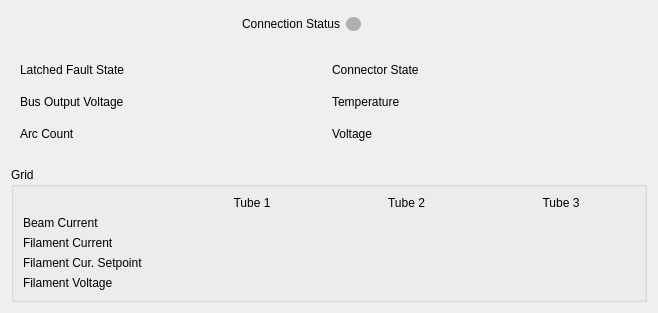
     <widget class="QWidget" name="hvps3">
      <property name="styleSheet">
       <string notr="true">font: 75  bold 9pt &quot;Sans Serif&quot;;
</string>
      </property>
      <attribute name="title">
       <string>HVPS 3</string>
      </attribute>
      <layout class="QGridLayout" name="gridLayout_12">
       <item row="0" column="1">
        <widget class="QLabel" name="label_25">
         <property name="maximumSize">
          <size>
           <width>500</width>
           <height>30</height>
          </size>
         </property>
         <property name="styleSheet">
          <string notr="true">font: 75 bold 9pt &quot;Sans Serif&quot;;</string>
         </property>
         <property name="text">
          <string>Connection Status</string>
         </property>
         <property name="textFormat">
          <enum>Qt::RichText</enum>
         </property>
         <property name="alignment">
          <set>Qt::AlignRight|Qt::AlignTrailing|Qt::AlignVCenter</set>
         </property>
        </widget>
       </item>
       <item row="2" column="0" colspan="4">
        <widget class="QWidget" name="widget_4" native="true">
         <layout class="QGridLayout" name="gridLayout_10">
          <item row="1" column="0">
           <widget class="QLabel" name="label_bus_voltage_3">
            <property name="styleSheet">
             <string notr="true">font: 9pt &quot;Sans Serif&quot;;</string>
            </property>
            <property name="text">
             <string>Bus Output Voltage</string>
            </property>
           </widget>
          </item>
          <item row="0" column="0">
           <widget class="QLabel" name="label_fault_state_3">
            <property name="styleSheet">
             <string notr="true">font: 9pt &quot;Sans Serif&quot;;</string>
            </property>
            <property name="text">
             <string>Latched Fault State</string>
            </property>
           </widget>
          </item>
          <item row="2" column="0">
           <widget class="QLabel" name="label_arc_3">
            <property name="styleSheet">
             <string notr="true">font: 9pt &quot;Sans Serif&quot;;</string>
            </property>
            <property name="text">
             <string>Arc Count</string>
            </property>
           </widget>
          </item>
          <item row="0" column="3">
           <widget class="QLabel" name="hvps3_connector_state">
            <property name="styleSheet">
             <string notr="true">font: 75 bold 9pt &quot;Sans Serif&quot;;
margin-top: 6px;
margin-bottom: 6px;
border-radius:3px;
min-height: 10px;
min-width: 15px;</string>
            </property>
            <property name="text">
             <string/>
            </property>
            <property name="alignment">
             <set>Qt::AlignCenter</set>
            </property>
           </widget>
          </item>
          <item row="1" column="3">
           <widget class="QLabel" name="hvps3_temp">
            <property name="styleSheet">
             <string notr="true">font: 75 bold 9pt &quot;Sans Serif&quot;;
margin-top: 6px;
margin-bottom: 6px;
border-radius:3px;
min-height: 10px;
min-width: 15px;</string>
            </property>
            <property name="text">
             <string/>
            </property>
            <property name="alignment">
             <set>Qt::AlignCenter</set>
            </property>
           </widget>
          </item>
          <item row="2" column="3">
           <widget class="QLabel" name="hvps3_voltage">
            <property name="styleSheet">
             <string notr="true">font: 75 bold 9pt &quot;Sans Serif&quot;;
margin-top: 6px;
margin-bottom: 6px;
border-radius:3px;
min-height: 10px;
min-width: 15px;</string>
            </property>
            <property name="text">
             <string/>
            </property>
            <property name="alignment">
             <set>Qt::AlignCenter</set>
            </property>
           </widget>
          </item>
          <item row="2" column="2">
           <widget class="QLabel" name="label_voltage_3">
            <property name="styleSheet">
             <string notr="true">font: 9pt &quot;Sans Serif&quot;;</string>
            </property>
            <property name="text">
             <string>Voltage</string>
            </property>
           </widget>
          </item>
          <item row="1" column="2">
           <widget class="QLabel" name="label_temp_3">
            <property name="styleSheet">
             <string notr="true">font: 9pt &quot;Sans Serif&quot;;</string>
            </property>
            <property name="text">
             <string>Temperature</string>
            </property>
           </widget>
          </item>
          <item row="0" column="2">
           <widget class="QLabel" name="label_connector_state_3">
            <property name="styleSheet">
             <string notr="true">font: 9pt &quot;Sans Serif&quot;;</string>
            </property>
            <property name="text">
             <string>Connector State</string>
            </property>
           </widget>
          </item>
          <item row="2" column="1">
           <widget class="QLabel" name="hvps3_arc_count">
            <property name="styleSheet">
             <string notr="true">font: 75 bold 9pt &quot;Sans Serif&quot;;
margin-top: 6px;
margin-bottom: 6px;
border-radius:3px;
min-height: 10px;
min-width: 15px;</string>
            </property>
            <property name="text">
             <string/>
            </property>
            <property name="alignment">
             <set>Qt::AlignCenter</set>
            </property>
           </widget>
          </item>
          <item row="1" column="1">
           <widget class="QLabel" name="hvps3_bus">
            <property name="styleSheet">
             <string notr="true">font: 75 bold 9pt &quot;Sans Serif&quot;;
margin-top: 6px;
margin-bottom: 6px;
border-radius:3px;
min-height: 10px;
min-width: 15px;</string>
            </property>
            <property name="text">
             <string/>
            </property>
            <property name="alignment">
             <set>Qt::AlignCenter</set>
            </property>
           </widget>
          </item>
          <item row="0" column="1">
           <widget class="QLabel" name="hvps3_fault_state">
            <property name="styleSheet">
             <string notr="true">font: 75 bold 9pt &quot;Sans Serif&quot;;
margin-top: 6px;
margin-bottom: 6px;
border-radius:3px;
min-height: 10px;
min-width: 15px;</string>
            </property>
            <property name="text">
             <string/>
            </property>
            <property name="alignment">
             <set>Qt::AlignCenter</set>
            </property>
           </widget>
          </item>
         </layout>
        </widget>
       </item>
       <item row="4" column="0" colspan="4">
        <widget class="QGroupBox" name="groupBox_3">
         <property name="styleSheet">
          <string notr="true">font: 75 bold 9pt &quot;Sans Serif&quot;;</string>
         </property>
         <property name="title">
          <string>Grid</string>
         </property>
         <layout class="QGridLayout" name="gridLayout_11">
          <item row="0" column="0">
           <widget class="QLabel" name="label_space_3">
            <property name="text">
             <string/>
            </property>
           </widget>
          </item>
          <item row="4" column="1">
           <widget class="QLabel" name="hvps3_tube1_fil_cur_set">
            <property name="styleSheet">
             <string notr="true">font: 75 bold 9pt &quot;Sans Serif&quot;;
border-radius:3px;
min-height: 10px;
min-width: 15px;</string>
            </property>
            <property name="text">
             <string/>
            </property>
            <property name="alignment">
             <set>Qt::AlignCenter</set>
            </property>
           </widget>
          </item>
          <item row="4" column="0">
           <widget class="QLabel" name="label_26">
            <property name="styleSheet">
             <string notr="true">font: 9pt &quot;Sans Serif&quot;;</string>
            </property>
            <property name="text">
             <string>Filament Cur. Setpoint</string>
            </property>
            <property name="alignment">
             <set>Qt::AlignLeading|Qt::AlignLeft|Qt::AlignVCenter</set>
            </property>
           </widget>
          </item>
          <item row="0" column="1">
           <widget class="QLabel" name="label_tube1_3">
            <property name="styleSheet">
             <string notr="true">font: 75 bold 10pt &quot;Sans Serif&quot;;</string>
            </property>
            <property name="text">
             <string>Tube 1</string>
            </property>
            <property name="alignment">
             <set>Qt::AlignCenter</set>
            </property>
           </widget>
          </item>
          <item row="0" column="3">
           <widget class="QLabel" name="label_tube3_3">
            <property name="styleSheet">
             <string notr="true">font: 75 bold 10pt &quot;Sans Serif&quot;;</string>
            </property>
            <property name="text">
             <string>Tube 3</string>
            </property>
            <property name="alignment">
             <set>Qt::AlignCenter</set>
            </property>
           </widget>
          </item>
          <item row="4" column="3">
           <widget class="QLabel" name="hvps3_tube3_fil_cur_set">
            <property name="styleSheet">
             <string notr="true">font: 75 bold 9pt &quot;Sans Serif&quot;;
border-radius:3px;
min-height: 10px;
min-width: 15px;</string>
            </property>
            <property name="text">
             <string/>
            </property>
            <property name="alignment">
             <set>Qt::AlignCenter</set>
            </property>
           </widget>
          </item>
          <item row="0" column="2">
           <widget class="QLabel" name="label_tube2_3">
            <property name="styleSheet">
             <string notr="true">font: 75 bold 10pt &quot;Sans Serif&quot;;</string>
            </property>
            <property name="text">
             <string>Tube 2</string>
            </property>
            <property name="alignment">
             <set>Qt::AlignCenter</set>
            </property>
           </widget>
          </item>
          <item row="4" column="2">
           <widget class="QLabel" name="hvps3_tube2_fil_cur_set">
            <property name="styleSheet">
             <string notr="true">font: 75 bold 9pt &quot;Sans Serif&quot;;
border-radius:3px;
min-height: 10px;
min-width: 15px;</string>
            </property>
            <property name="text">
             <string/>
            </property>
            <property name="alignment">
             <set>Qt::AlignCenter</set>
            </property>
           </widget>
          </item>
          <item row="3" column="0">
           <widget class="QLabel" name="hvps1_filament_current_3">
            <property name="styleSheet">
             <string notr="true">font: 9pt &quot;Sans Serif&quot;;</string>
            </property>
            <property name="text">
             <string>Filament Current</string>
            </property>
            <property name="alignment">
             <set>Qt::AlignLeading|Qt::AlignLeft|Qt::AlignVCenter</set>
            </property>
           </widget>
          </item>
          <item row="3" column="1">
           <widget class="QLabel" name="hvps3_tube1_fil_cur">
            <property name="styleSheet">
             <string notr="true">font: 75 bold 9pt &quot;Sans Serif&quot;;
border-radius:3px;
min-height: 10px;
min-width: 15px;</string>
            </property>
            <property name="text">
             <string/>
            </property>
            <property name="alignment">
             <set>Qt::AlignCenter</set>
            </property>
           </widget>
          </item>
          <item row="3" column="2">
           <widget class="QLabel" name="hvps3_tube2_fil_cur">
            <property name="styleSheet">
             <string notr="true">font: 75 bold 9pt &quot;Sans Serif&quot;;
border-radius:3px;
min-height: 10px;
min-width: 15px;</string>
            </property>
            <property name="text">
             <string/>
            </property>
            <property name="alignment">
             <set>Qt::AlignCenter</set>
            </property>
           </widget>
          </item>
          <item row="3" column="3">
           <widget class="QLabel" name="hvps3_tube3_fil_cur">
            <property name="styleSheet">
             <string notr="true">font: 75 bold 9pt &quot;Sans Serif&quot;;
border-radius:3px;
min-height: 10px;
min-width: 15px;</string>
            </property>
            <property name="text">
             <string/>
            </property>
            <property name="alignment">
             <set>Qt::AlignCenter</set>
            </property>
           </widget>
          </item>
          <item row="2" column="0">
           <widget class="QLabel" name="hvps1_beam_current_3">
            <property name="styleSheet">
             <string notr="true">font: 9pt &quot;Sans Serif&quot;;</string>
            </property>
            <property name="text">
             <string>Beam Current</string>
            </property>
            <property name="alignment">
             <set>Qt::AlignLeading|Qt::AlignLeft|Qt::AlignVCenter</set>
            </property>
           </widget>
          </item>
          <item row="2" column="1">
           <widget class="QLabel" name="hvps3_tube1_beam_cur">
            <property name="styleSheet">
             <string notr="true">font: 75 bold 9pt &quot;Sans Serif&quot;;
border-radius:3px;
min-height: 10px;
min-width: 15px;</string>
            </property>
            <property name="text">
             <string/>
            </property>
            <property name="alignment">
             <set>Qt::AlignCenter</set>
            </property>
           </widget>
          </item>
          <item row="2" column="2">
           <widget class="QLabel" name="hvps3_tube2_beam_cur">
            <property name="styleSheet">
             <string notr="true">font: 75 bold 9pt &quot;Sans Serif&quot;;
border-radius:3px;
min-height: 10px;
min-width: 15px;</string>
            </property>
            <property name="text">
             <string/>
            </property>
            <property name="alignment">
             <set>Qt::AlignCenter</set>
            </property>
           </widget>
          </item>
          <item row="2" column="3">
           <widget class="QLabel" name="hvps3_tube3_beam_cur">
            <property name="styleSheet">
             <string notr="true">font: 75 bold 9pt &quot;Sans Serif&quot;;
border-radius:3px;
min-height: 10px;
min-width: 15px;</string>
            </property>
            <property name="text">
             <string/>
            </property>
            <property name="alignment">
             <set>Qt::AlignCenter</set>
            </property>
           </widget>
          </item>
          <item row="5" column="0">
           <widget class="QLabel" name="label_6">
            <property name="styleSheet">
             <string notr="true">font: 9pt &quot;Sans Serif&quot;;</string>
            </property>
            <property name="text">
             <string>Filament Voltage</string>
            </property>
            <property name="alignment">
             <set>Qt::AlignLeading|Qt::AlignLeft|Qt::AlignVCenter</set>
            </property>
           </widget>
          </item>
          <item row="5" column="1">
           <widget class="QLabel" name="hvps3_tube1_fil_vol">
            <property name="styleSheet">
             <string notr="true">font: 75 bold 9pt &quot;Sans Serif&quot;;
border-radius:3px;
min-height: 10px;
min-width: 15px;</string>
            </property>
            <property name="text">
             <string/>
            </property>
            <property name="alignment">
             <set>Qt::AlignCenter</set>
            </property>
           </widget>
          </item>
          <item row="5" column="2">
           <widget class="QLabel" name="hvps3_tube2_fil_vol">
            <property name="styleSheet">
             <string notr="true">font: 75 bold 9pt &quot;Sans Serif&quot;;
border-radius:3px;
min-height: 10px;
min-width: 15px;</string>
            </property>
            <property name="text">
             <string/>
            </property>
            <property name="alignment">
             <set>Qt::AlignCenter</set>
            </property>
           </widget>
          </item>
          <item row="5" column="3">
           <widget class="QLabel" name="hvps3_tube3_fil_vol">
            <property name="styleSheet">
             <string notr="true">font: 75 bold 9pt &quot;Sans Serif&quot;;
border-radius:3px;
min-height: 10px;
min-width: 15px;</string>
            </property>
            <property name="text">
             <string/>
            </property>
            <property name="alignment">
             <set>Qt::AlignCenter</set>
            </property>
           </widget>
          </item>
         </layout>
        </widget>
       </item>
       <item row="1" column="1" colspan="2">
        <spacer name="verticalSpacer_5">
         <property name="orientation">
          <enum>Qt::Vertical</enum>
         </property>
         <property name="sizeType">
          <enum>QSizePolicy::Maximum</enum>
         </property>
         <property name="sizeHint" stdset="0">
          <size>
           <width>20</width>
           <height>5</height>
          </size>
         </property>
        </spacer>
       </item>
       <item row="3" column="1" colspan="2">
        <spacer name="verticalSpacer_6">
         <property name="orientation">
          <enum>Qt::Vertical</enum>
         </property>
         <property name="sizeType">
          <enum>QSizePolicy::Maximum</enum>
         </property>
         <property name="sizeHint" stdset="0">
          <size>
           <width>20</width>
           <height>5</height>
          </size>
         </property>
        </spacer>
       </item>
       <item row="0" column="2">
        <widget class="QLabel" name="hvps3_connection">
         <property name="minimumSize">
          <size>
           <width>15</width>
           <height>22</height>
          </size>
         </property>
         <property name="maximumSize">
          <size>
           <width>15</width>
           <height>26</height>
          </size>
         </property>
         <property name="styleSheet">
          <string notr="true">QLabel {
margin-top: 6px;
margin-bottom: 6px;
border-radius:7px;
min-height: 10px;
min-width: 15px;
background-color: rgb(175, 175, 175);
}</string>
         </property>
         <property name="text">
          <string/>
         </property>
        </widget>
       </item>
       <item row="0" column="0">
        <spacer name="horizontalSpacer_5">
         <property name="orientation">
          <enum>Qt::Horizontal</enum>
         </property>
         <property name="sizeType">
          <enum>QSizePolicy::Maximum</enum>
         </property>
         <property name="sizeHint" stdset="0">
          <size>
           <width>225</width>
           <height>20</height>
          </size>
         </property>
        </spacer>
       </item>
       <item row="0" column="3">
        <spacer name="horizontalSpacer_6">
         <property name="orientation">
          <enum>Qt::Horizontal</enum>
         </property>
         <property name="sizeType">
          <enum>QSizePolicy::Maximum</enum>
         </property>
         <property name="sizeHint" stdset="0">
          <size>
           <width>280</width>
           <height>20</height>
          </size>
         </property>
        </spacer>
       </item>
      </layout>
     </widget>
